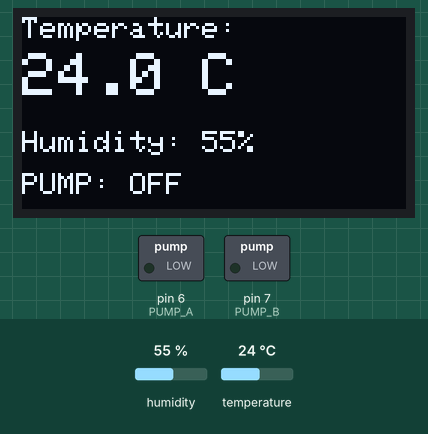
Bench run of a sketch on a simulated Arduino Uno, built with avr-gcc and run on an emulated ATmega328P. On the bench: 128×64 one-colour display, switched loads named in the sketch (green lamp = pin HIGH). The test bench sets the inputs (shaded band); at power-on: temperature 24 °C, humidity 55 %.

Above: at 3.2 s.
3.3 s: temperature set to 21 °C
At 5.5 s:
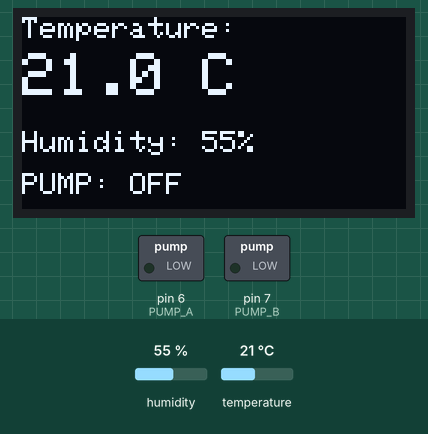
6.0 s: temperature set to 18 °C
At 6.7 s:
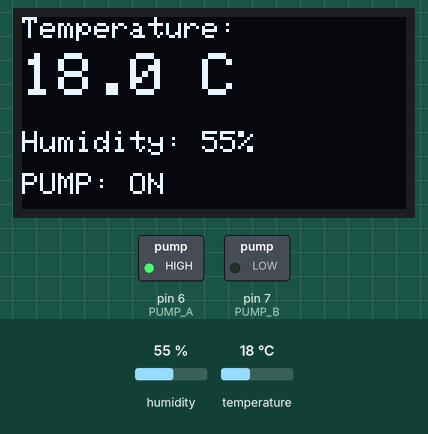
8.7 s: humidity set to 22 %
At 11.3 s:
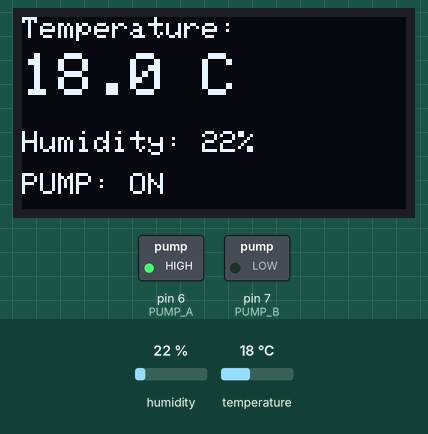
11.8 s: temperature set to 28 °C
At 13.6 s:
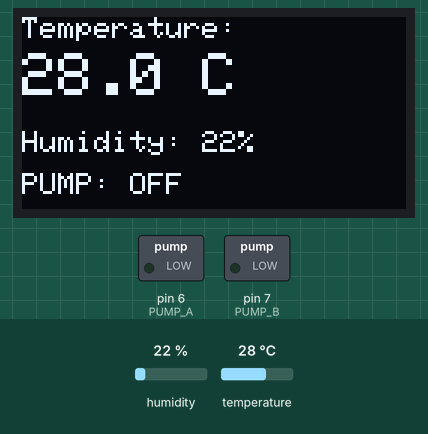
Timing chart, 0 to 15.1 s (numbered marks = the images above; inputs shaded):
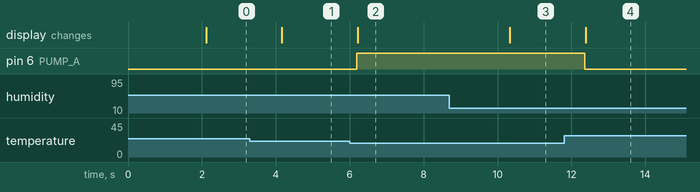

The sketch:

smart_pump.ino
```cpp
#include <Wire.h>
#include <Adafruit_GFX.h>
#include <Adafruit_SSD1306.h>
#include <DHT.h>

#define SCREEN_WIDTH 128
#define SCREEN_HEIGHT 64

Adafruit_SSD1306 display(SCREEN_WIDTH, SCREEN_HEIGHT, &Wire, -1);

// DHT11
#define DHT_PIN 9
#define DHT_TYPE DHT11

// Water Pump Motor Driver
#define PUMP_A 6
#define PUMP_B 7

DHT dht(DHT_PIN, DHT_TYPE);

float temperature;
float humidity;

void setup() {

  pinMode(PUMP_A, OUTPUT);
  pinMode(PUMP_B, OUTPUT);

  // Pump OFF
  digitalWrite(PUMP_A, LOW);
  digitalWrite(PUMP_B, LOW);

  dht.begin();

  display.begin(SSD1306_SWITCHCAPVCC, 0x3C);

  display.clearDisplay();
  display.setTextColor(SSD1306_WHITE);

  display.setTextSize(2);
  display.setCursor(15, 20);
  display.println("HOT WATER");

  display.display();

  delay(2000);
}

void loop() {

  temperature = dht.readTemperature();
  humidity = dht.readHumidity();

  // DHT error
  if (isnan(temperature) || isnan(humidity)) {

    digitalWrite(PUMP_A, LOW);
    digitalWrite(PUMP_B, LOW);

    display.clearDisplay();

    display.setTextSize(2);
    display.setCursor(20, 20);
    display.println("DHT ERROR");

    display.display();

    delay(2000);
    return;
  }

  display.clearDisplay();

  // Temperature
  display.setTextSize(1);
  display.setCursor(0, 0);
  display.print("Temperature:");

  display.setTextSize(2);
  display.setCursor(0, 12);
  display.print(temperature, 1);
  display.print(" C");

  // Humidity
  display.setTextSize(1);
  display.setCursor(0, 38);
  display.print("Humidity: ");
  display.print(humidity, 0);
  display.print("%");

  // Pump control
  display.setCursor(0, 52);

  if (temperature < 20) {

    // Pump ON
    digitalWrite(PUMP_A, HIGH);
    digitalWrite(PUMP_B, LOW);

    display.print("PUMP: ON");

  }
  else {

    // Pump OFF
    digitalWrite(PUMP_A, LOW);
    digitalWrite(PUMP_B, LOW);

    display.print("PUMP: OFF");
  }

  display.display();

  delay(2000);
}
```

Measured:
- the behaviour switches between 20 and 19 °C on temperature (found by bisection; images 1 and 2)
- after the input at 3.3 s, the display: changes after 0.87 s (image 1)
- after the input at 6.0 s, pin 6 (PUMP_A): LOW → HIGH after 0.19 s; the display: changes after 0.22 s (image 2)
- after the input at 8.7 s, the display: changes after 1.6 s (image 3)
- after the input at 11.8 s, pin 6 (PUMP_A): HIGH → LOW after 0.56 s; the display: changes after 0.58 s (image 4)
